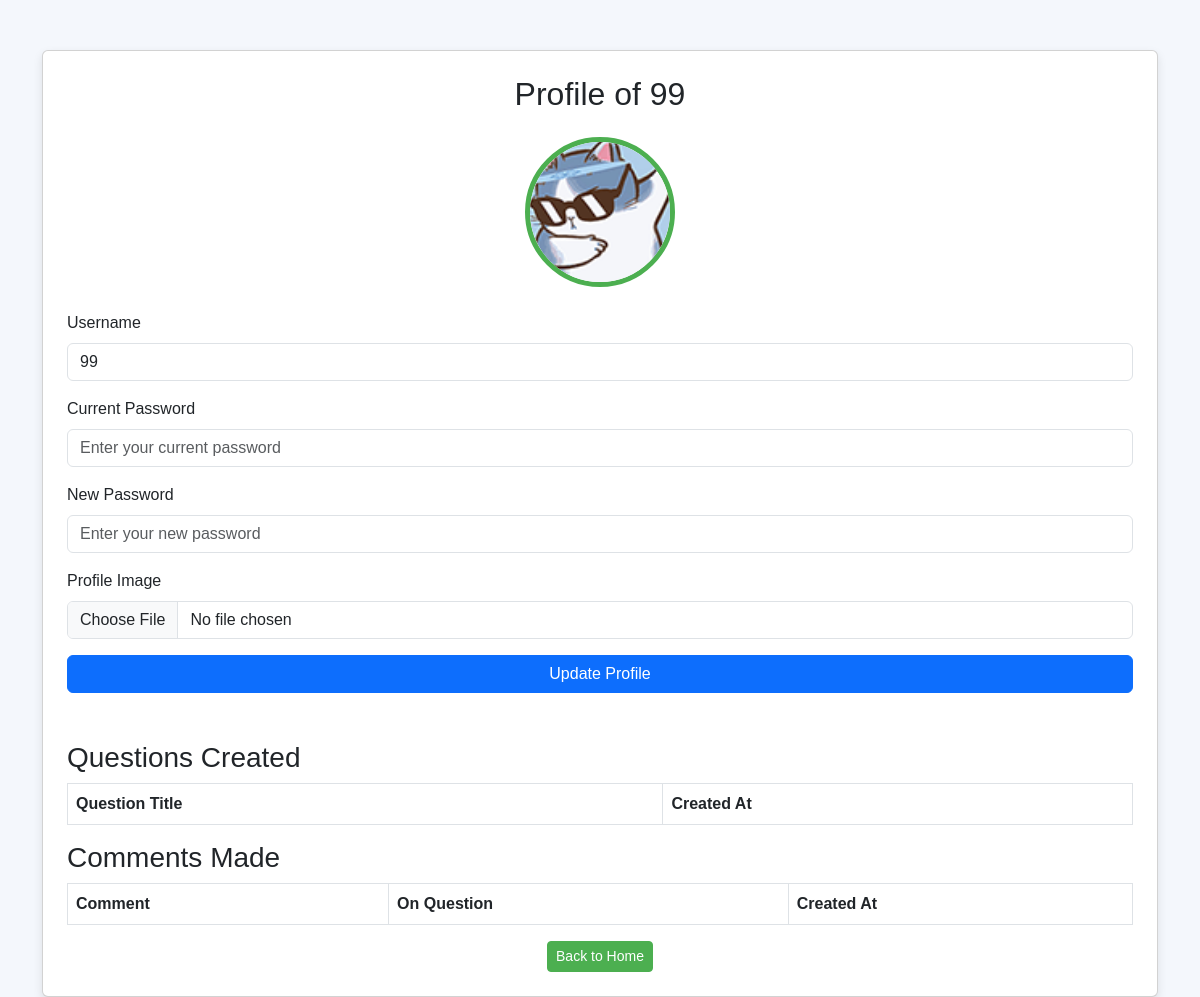
Page /profile.php (signed in) on the committed database.
### tables this page shows
CREATE TABLE `users` (
  `user_id` int(11) NOT NULL,
  `username` varchar(50) NOT NULL,
  `password` varchar(255) NOT NULL,
  `email` varchar(100) NOT NULL,
  `profile_image` varchar(255) DEFAULT 'default.png',
  `created_at` datetime DEFAULT current_timestamp(),
  `role` enum('admin','member') DEFAULT 'member',
  `status` varchar(20) DEFAULT 'active'
);

### profile.php (the view, shortened to what this page needs)
<?php
include('db_connect.php');
$user_id = $_SESSION['user_id'];
$sql = "SELECT * FROM users WHERE user_id = '$user_id'";
$result = mysqli_query($conn, $sql);
$user = mysqli_fetch_assoc($result);
?>
<!DOCTYPE html>
<html lang="th">
<head>
    <link href="https://cdn.jsdelivr.net/npm/bootstrap@5.3.0-alpha1/dist/css/bootstrap.min.css" rel="stylesheet">
</head>
<body>
<div class="container">
    <div class="card p-4">
        <h2 class="text-center mb-4">Profile of <?php echo htmlspecialchars($user['username']); ?></h2>
        <div class="text-center mb-4">
            <img src="<?php echo !empty($user['profile_image']) && file_exists($user['profile_image']) ? $user['profile_image'] : 'uploads/default-avatar.jpg'; ?>" class="profile-image" alt="Profile Image">
        </div>
        <form method="POST" enctype="multipart/form-data">
            <div class="mb-3">
                <label for="username" class="form-label">Username</label>
                <input type="text" class="form-control" name="username" value="<?php echo htmlspecialchars($user['username']); ?>" required>
            </div>
            <div class="mb-3">
                <label for="password" class="form-label">Current Password</label>
                <input type="password" class="form-control" name="password" placeholder="Enter your current password" required>
            </div>
            <div class="mb-3">
                <label for="new_password" class="form-label">New Password</label>
                <input type="password" class="form-control" name="new_password" placeholder="Enter your new password">
            </div>
            <div class="mb-3">
                <label for="profile_image" class="form-label">Profile Image</label>
                <input type="file" class="form-control" name="profile_image">
            </div>
            <button type="submit" class="btn btn-primary w-100">Update Profile</button>
        </form>
        <br><br>
        <h3>Questions Created</h3>
        <table class="table table-bordered">
            <thead>
                <tr>
                    <th>Question Title</th>
                    <th>Created At</th>
                </tr>
            </thead>
        </table>
        <h3>Comments Made</h3>
        <table class="table table-bordered">
            <thead>
                <tr>
                    <th>Comment</th>
                    <th>On Question</th>
                    <th>Created At</th>
                </tr>
            </thead>
        </table>
        <div class="text-center">
            <a href="index.php" class="btn btn-back btn-sm">Back to Home</a>
        </div>
    </div>
</div>
</body>
</html>

### profile.php (style rules this page uses)
body { background-color: #f4f7fc; font-family: 'Arial', sans-serif; color: #333; }
.container { margin-top: 50px; }
.profile-image { width: 150px; height: 150px; object-fit: cover; border-radius: 50%; border: 5px solid #4CAF50; }
.btn-back { background-color: #4caf50; border-color: #4caf50; color: white; }
.card { box-shadow: 0 4px 10px rgba(0, 0, 0, 0.1); }
.table th, .table td { vertical-align: middle; }

### rows in the picture
users: username "99", profile_image (picture)
